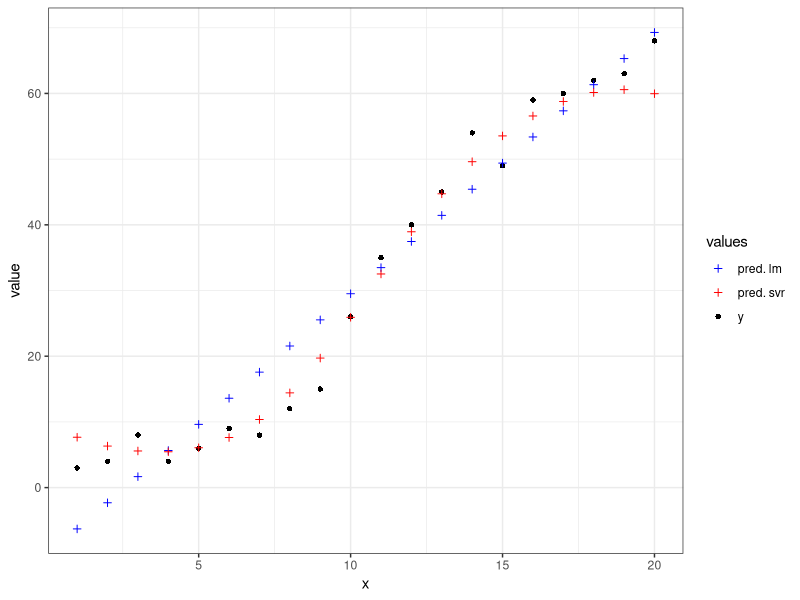

The R script that drew this image:
## ---- chunk 1
knitr::opts_chunk$set(echo = TRUE)
## ---- chunk 2
library(tidyverse)
library(caret)
library(e1071)
## ---- chunk 3
df <- data.frame(x=1:20, y=c(3,4,8,4,6, 9,8,12,15,26, 35,40,45,54,49, 59,60,62,63,68))  
## ---- chunk 4
lr <- lm(y ~ x, df)
df$lr <-  predict(lr, df)
lr_fit <- postResample(df$lr, df$y)
## ---- chunk 5
svr <- svm(y ~ x, df)
df$svm <- predict(svr, df)
svr_fit <- postResample(df$svm, df$y)
## ---- chunk 6
pivot_longer(df, -x, names_to = "type", values_to = "value") %>% ggplot(aes(x, value, col=type, group=type)) + 
  geom_point(aes(shape=type, color=type)) +
  theme_bw() +
  scale_shape_manual(name="values", values=c(3, 3, 16), labels=c("pred. lm", "pred. svr", "y")) +
  scale_color_manual(name="values", values=c("#0000FF", "#FF0000", "#000000"), labels=c("pred. lm", "pred. svr", "y"))
